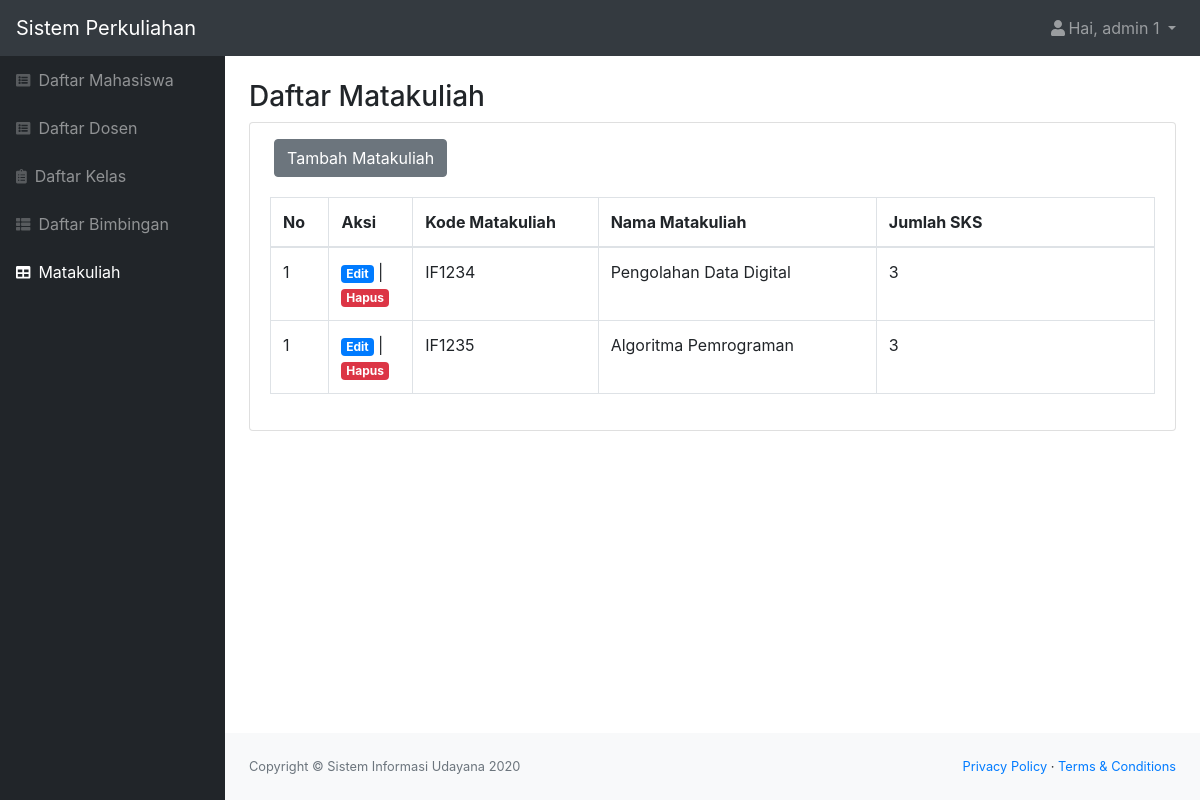
Screenshot of /dashboard/matakuliah.php (signed in) with the database file from the repository.
### tables this page shows
CREATE TABLE `matakuliah` (
  `id_mk` int(11) NOT NULL,
  `kode_mk` char(6) NOT NULL,
  `matakuliah` varchar(100) NOT NULL,
  `sks` int(11) NOT NULL
);

### dashboard/matakuliah.php (the view, shortened to what this page needs)
<?php
include "dashboard.php";
$queryMatakuliah = mysqli_query($koneksi, "SELECT * FROM matakuliah");
$nama = $_SESSION['nama'];
$role = $_SESSION['role'];
?>
<!DOCTYPE html>
<html lang="en">
<head>
    <link href="../src/css/styles.css" rel="stylesheet" />
    <link href="https://cdn.datatables.net/1.10.20/css/dataTables.bootstrap4.min.css" rel="stylesheet" />
</head>
<body class="sb-nav-fixed">
    <nav class="sb-topnav navbar navbar-expand navbar-dark bg-dark">
        <a class="navbar-brand" href="index.html">Sistem Perkuliahan</a>
        <ul class="navbar-nav ml-auto">
            <li class="nav-item dropdown">
                <a class="nav-link dropdown-toggle" id="userDropdown" href="#" role="button" data-toggle="dropdown" aria-haspopup="true" aria-expanded="false"><i class="fas fa-user fa-fw"></i>Hai, <?= $nama; ?> </a>
            </li>
        </ul>
    </nav>
    <div id="layoutSidenav">
        <div id="layoutSidenav_nav">
            <nav class="sb-sidenav accordion sb-sidenav-dark" id="sidenavAccordion">
                <div class="sb-sidenav-menu">
                    <div class="nav">
                        <a class="nav-link" href="mahasiswa.php">
                            <div class="sb-nav-link-icon"><i class="fas fa-list-alt"></i></div>
                            Daftar Mahasiswa
                        </a>
                        <a class="nav-link" href="dosen.php">
                            <div class="sb-nav-link-icon"><i class="fas fa-list-alt"></i></div>
                            Daftar Dosen
                        </a>
                        <a class="nav-link" href="kelas.php">
                            <div class="sb-nav-link-icon"><i class="fas fa-clipboard-list"></i></div>
                            Daftar Kelas
                        </a>
                        <a class="nav-link" href="bimbingan.php">
                            <div class="sb-nav-link-icon"><i class="fas fa-th-list"></i></div>
                            Daftar Bimbingan
                        </a>
                        <?php if ($role == "0") { ?>
                            <a class="nav-link active" href="matakuliah.php">
                                <div class="sb-nav-link-icon"><i class="fas fa-table"></i></div>
                                Matakuliah
                            </a>
                        <?php } ?>
                    </div>
                </div>
            </nav>
        </div>
        <div id="layoutSidenav_content">
            <main>
                <div class="container-fluid">
                    <h3 class="mt-4">Daftar Matakuliah</h3>
                    <div class="card mb-4">
                        <?php if ($role == "0") { ?>
                            <div class="tambah mt-3 px-4">
                                <a href="tambah_matkul.php" class="btn btn-secondary">Tambah Matakuliah</a>
                            </div>
                        <?php } ?>
                        <div class="card-body">
                            <div class="table-responsive">
                                <table class="table table-bordered" id="dataTable" width="100%" cellspacing="0">
                                    <thead>
                                        <tr>
                                            <th class="col-sm-1" style="width: 5%;">No</th>
                                            <?php if ($role == "0") { ?>
                                                <th class="col-sm-1" style="width: 5%;">Aksi</th>
                                            <?php } ?>
                                            <th class="col-sm-2" style="width: 20%;">Kode Matakuliah</th>
                                            <th class="col-sm-3" style="width: 50%;">Nama Matakuliah</th>
                                            <th class="col-sm-3">Jumlah SKS</th>
                                        </tr>
                                    </thead>
                                    <?php while ($data = mysqli_fetch_assoc($queryMatakuliah)) { ?>
                                        <?php $i = 1; ?>
                                        <tr>
                                            <td><?= $i; ?></td>
                                            <?php if ($role == "0") { ?>
                                                <td><a href="" class="badge badge-primary ">Edit</a> | <a href="dashboard.php?act=hapusMatkul&id_mk=<?= $data['id_mk']; ?>" onclick="return confirm('Yakin ingin menghapus?');" class="badge badge-danger ">Hapus</a></td>
                                            <?php } ?>
                                            <td><?= $data['kode_mk']; ?></td>
                                            <td><?= $data['matakuliah']; ?></td>
                                            <td><?= $data['sks']; ?></td>
                                        </tr>
                                    <?php } ?>
                                </table>
                            </div>
                        </div>
                    </div>
                </div>
            </main>
            <footer class="py-4 bg-light mt-auto">
                <div class="container-fluid">
                    <div class="d-flex align-items-center justify-content-between small">
                        <div class="text-muted">Copyright &copy; Sistem Informasi Udayana 2020</div>
                        <div>
                            <a href="#">Privacy Policy</a>
                            &middot;
                            <a href="#">Terms &amp; Conditions</a>
                        </div>
                    </div>
                </div>
            </footer>
        </div>
    </div>
</body>
</html>

### rows the page displays
matakuliah: i "1", kode_mk "IF1234", matakuliah "Pengolahan Data Digital", sks "3"
matakuliah: i "1", kode_mk "IF1235", matakuliah "Algoritma Pemrograman", sks "3"

### other values shown
$nama "admin 1"
